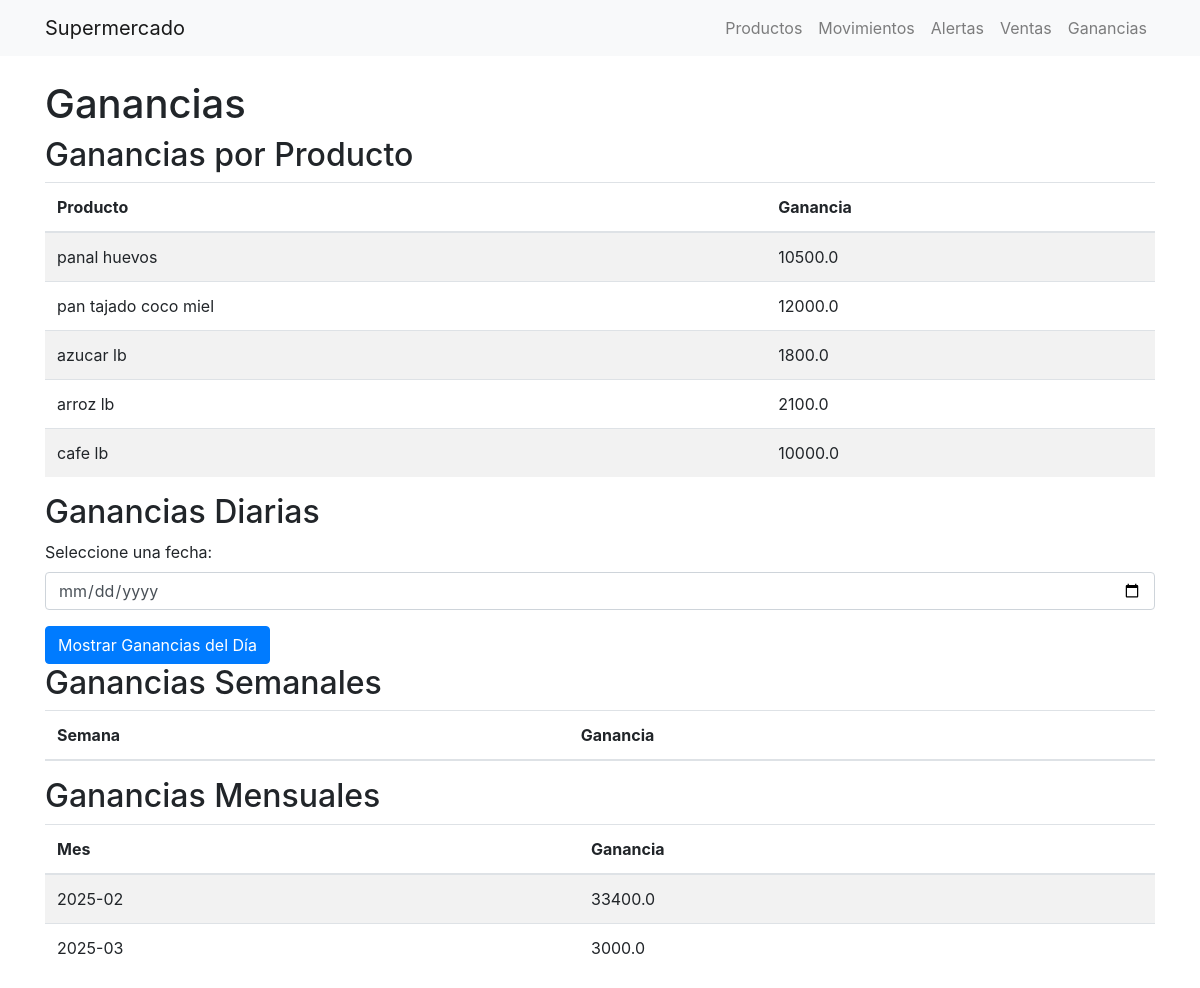
Page /ganancias on the committed database.
### app.py (models this page shows)
class Producto(db.Model):
    id = db.Column(db.Integer, primary_key=True)
    nombre = db.Column(db.String(100), nullable=False)
    categoria = db.Column(db.String(100), nullable=False)
    precio_compra = db.Column(db.Float, nullable=False)
    precio_venta = db.Column(db.Float, nullable=False)
    stock_disponible = db.Column(db.Integer, nullable=False)
    proveedor = db.Column(db.String(100), nullable=False)
    umbral_alerta = db.Column(db.Integer, nullable=False, default=5)

### app.py (the view)
@app.route('/ganancias')
def ganancias():
    productos = Producto.query.all()
    ventas = Venta.query.all()
    ganancias_por_producto = {}
    for producto in productos:
        ganancia_total = 0
        for venta in ventas:
            if venta.producto_id == producto.id:
                ganancia_total += (venta.precio_venta_unitario - producto.precio_compra) * venta.cantidad_vendida
        ganancias_por_producto[producto.nombre] = ganancia_total
    ganancias_diarias = {}
    ganancias_semanales = {}
    ganancias_mensuales = {}
    from datetime import datetime, timedelta
    hoy = datetime.now()
    ayer = hoy - timedelta(days=1)
    semana_pasada = hoy - timedelta(days=7)
    mes_pasado = hoy - timedelta(days=30)
    for venta in ventas:
        fecha_venta = venta.fecha_venta
        if fecha_venta > ayer:
            if fecha_venta.strftime('%Y-%m-%d') not in ganancias_diarias:
                ganancias_diarias[fecha_venta.strftime('%Y-%m-%d')] = 0
            producto = Producto.query.get(venta.producto_id)
            ganancias_diarias[fecha_venta.strftime('%Y-%m-%d')] += (venta.precio_venta_unitario - producto.precio_compra) * venta.cantidad_vendida
        if fecha_venta > semana_pasada:
            if fecha_venta.strftime('%Y-%W') not in ganancias_semanales:
                ganancias_semanales[fecha_venta.strftime('%Y-%W')] = 0
            producto = Producto.query.get(venta.producto_id)
            ganancias_semanales[fecha_venta.strftime('%Y-%W')] += (venta.precio_venta_unitario - producto.precio_compra) * venta.cantidad_vendida
        if fecha_venta > mes_pasado:
            if fecha_venta.strftime('%Y-%m') not in ganancias_mensuales:
                ganancias_mensuales[fecha_venta.strftime('%Y-%m')] = 0
            producto = Producto.query.get(venta.producto_id)
            ganancias_mensuales[fecha_venta.strftime('%Y-%m')] += (venta.precio_venta_unitario - producto.precio_compra) * venta.cantidad_vendida
    return render_template('ganancias.html', ganancias_por_producto=ganancias_por_producto,
                           ganancias_diarias=ganancias_diarias, ganancias_semanales=ganancias_semanales,
                           ganancias_mensuales=ganancias_mensuales)

### templates/ganancias.html (shortened to what this page needs)
{% extends 'index.html' %}
{% block content %}
    <h1>Ganancias</h1>
    <h2>Ganancias por Producto</h2>
    <table class="table table-striped">
        <thead>
            <tr>
                <th>Producto</th>
                <th>Ganancia</th>
            </tr>
        </thead>
        <tbody>
            {% for producto, ganancia in ganancias_por_producto.items() %}
                <tr>
                    <td>{{ producto }}</td>
                    <td>{{ ganancia }}</td>
                </tr>
            {% endfor %}
        </tbody>
    </table>
    <h2>Ganancias Diarias</h2>
    <form method="GET" action="{{ url_for('ganancias') }}">
        <div class="form-group">
            <label for="fecha">Seleccione una fecha:</label>
            <input type="date" class="form-control" id="fecha" name="fecha">
        </div>
        <button type="submit" class="btn btn-primary">Mostrar Ganancias del Día</button>
    </form>
    <h2>Ganancias Semanales</h2>
    <table class="table table-striped">
        <thead>
            <tr>
                <th>Semana</th>
                <th>Ganancia</th>
            </tr>
        </thead>
    </table>
    <h2>Ganancias Mensuales</h2>
    <table class="table table-striped">
        <thead>
            <tr>
                <th>Mes</th>
                <th>Ganancia</th>
            </tr>
        </thead>
        <tbody>
            {% for mes, ganancia in ganancias_mensuales.items() %}
                <tr>
                    <td>{{ mes }}</td>
                    <td>{{ ganancia }}</td>
                </tr>
            {% endfor %}
        </tbody>
    </table>
{% endblock %}

### rows in the picture
Producto: nombre "panal huevos", ganancia "10500.0"
Producto: nombre "pan tajado coco miel", ganancia "12000.0"
Producto: nombre "azucar lb", ganancia "1800.0"
Producto: nombre "arroz lb", ganancia "2100.0"
Producto: nombre "cafe lb", ganancia "10000.0"

### other values in the picture
{{ mes }} "2025-02" "2025-03"
{{ ganancia }} "33400.0" "3000.0"
